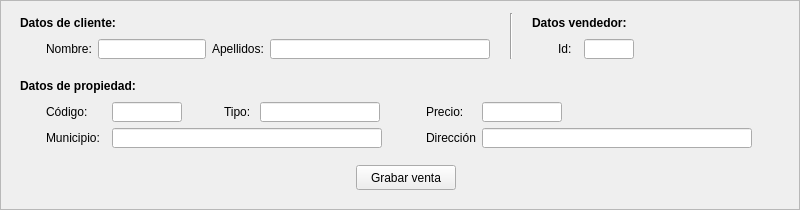
           <widget class="QFrame" name="frame_3">
            <property name="minimumSize">
             <size>
              <width>800</width>
              <height>210</height>
             </size>
            </property>
            <property name="maximumSize">
             <size>
              <width>800</width>
              <height>210</height>
             </size>
            </property>
            <property name="frameShape">
             <enum>QFrame::StyledPanel</enum>
            </property>
            <property name="frameShadow">
             <enum>QFrame::Sunken</enum>
            </property>
            <property name="lineWidth">
             <number>1</number>
            </property>
            <widget class="QWidget" name="layoutWidget">
             <property name="geometry">
              <rect>
               <x>20</x>
               <y>70</y>
               <width>771</width>
               <height>128</height>
              </rect>
             </property>
             <layout class="QGridLayout" name="gridLayout_18">
              <item row="1" column="0">
               <spacer name="verticalSpacer_15">
                <property name="orientation">
                 <enum>Qt::Vertical</enum>
                </property>
                <property name="sizeType">
                 <enum>QSizePolicy::Fixed</enum>
                </property>
                <property name="sizeHint" stdset="0">
                 <size>
                  <width>20</width>
                  <height>5</height>
                 </size>
                </property>
               </spacer>
              </item>
              <item row="2" column="0">
               <layout class="QGridLayout" name="gridLayout_16">
                <item row="0" column="0">
                 <spacer name="horizontalSpacer_66">
                  <property name="orientation">
                   <enum>Qt::Horizontal</enum>
                  </property>
                  <property name="sizeHint" stdset="0">
                   <size>
                    <width>40</width>
                    <height>20</height>
                   </size>
                  </property>
                 </spacer>
                </item>
                <item row="0" column="1">
                 <widget class="QPushButton" name="btnGrabarVenta">
                  <property name="minimumSize">
                   <size>
                    <width>100</width>
                    <height>25</height>
                   </size>
                  </property>
                  <property name="maximumSize">
                   <size>
                    <width>100</width>
                    <height>25</height>
                   </size>
                  </property>
                  <property name="text">
                   <string>Grabar venta</string>
                  </property>
                 </widget>
                </item>
                <item row="0" column="2">
                 <spacer name="horizontalSpacer_65">
                  <property name="orientation">
                   <enum>Qt::Horizontal</enum>
                  </property>
                  <property name="sizeHint" stdset="0">
                   <size>
                    <width>40</width>
                    <height>20</height>
                   </size>
                  </property>
                 </spacer>
                </item>
               </layout>
              </item>
              <item row="0" column="0">
               <layout class="QGridLayout" name="gridLayout_12">
                <item row="1" column="0">
                 <spacer name="horizontalSpacer_59">
                  <property name="orientation">
                   <enum>Qt::Horizontal</enum>
                  </property>
                  <property name="sizeType">
                   <enum>QSizePolicy::Fixed</enum>
                  </property>
                  <property name="sizeHint" stdset="0">
                   <size>
                    <width>20</width>
                    <height>13</height>
                   </size>
                  </property>
                 </spacer>
                </item>
                <item row="0" column="0" colspan="2">
                 <widget class="QLabel" name="label_9">
                  <property name="minimumSize">
                   <size>
                    <width>0</width>
                    <height>20</height>
                   </size>
                  </property>
                  <property name="maximumSize">
                   <size>
                    <width>16777215</width>
                    <height>20</height>
                   </size>
                  </property>
                  <property name="font">
                   <font>
                    <weight>75</weight>
                    <bold>true</bold>
                   </font>
                  </property>
                  <property name="text">
                   <string>Datos de propiedad:</string>
                  </property>
                 </widget>
                </item>
                <item row="1" column="1">
                 <layout class="QHBoxLayout" name="horizontalLayout_48">
                  <item>
                   <widget class="QLabel" name="label_10">
                    <property name="minimumSize">
                     <size>
                      <width>60</width>
                      <height>20</height>
                     </size>
                    </property>
                    <property name="maximumSize">
                     <size>
                      <width>60</width>
                      <height>20</height>
                     </size>
                    </property>
                    <property name="text">
                     <string>Código:  </string>
                    </property>
                   </widget>
                  </item>
                  <item>
                   <widget class="QLineEdit" name="txtcodpropfac">
                    <property name="enabled">
                     <bool>true</bool>
                    </property>
                    <property name="minimumSize">
                     <size>
                      <width>70</width>
                      <height>20</height>
                     </size>
                    </property>
                    <property name="maximumSize">
                     <size>
                      <width>70</width>
                      <height>20</height>
                     </size>
                    </property>
                    <property name="readOnly">
                     <bool>true</bool>
                    </property>
                   </widget>
                  </item>
                  <item>
                   <spacer name="horizontalSpacer_62">
                    <property name="orientation">
                     <enum>Qt::Horizontal</enum>
                    </property>
                    <property name="sizeType">
                     <enum>QSizePolicy::Expanding</enum>
                    </property>
                    <property name="sizeHint" stdset="0">
                     <size>
                      <width>35</width>
                      <height>20</height>
                     </size>
                    </property>
                   </spacer>
                  </item>
                 </layout>
                </item>
                <item row="1" column="3">
                 <layout class="QHBoxLayout" name="horizontalLayout_50">
                  <item>
                   <widget class="QLabel" name="label_12">
                    <property name="minimumSize">
                     <size>
                      <width>50</width>
                      <height>20</height>
                     </size>
                    </property>
                    <property name="maximumSize">
                     <size>
                      <width>50</width>
                      <height>20</height>
                     </size>
                    </property>
                    <property name="text">
                     <string>Precio:</string>
                    </property>
                   </widget>
                  </item>
                  <item>
                   <widget class="QLineEdit" name="txtpreciofac">
                    <property name="enabled">
                     <bool>true</bool>
                    </property>
                    <property name="minimumSize">
                     <size>
                      <width>80</width>
                      <height>20</height>
                     </size>
                    </property>
                    <property name="maximumSize">
                     <size>
                      <width>80</width>
                      <height>20</height>
                     </size>
                    </property>
                    <property name="readOnly">
                     <bool>true</bool>
                    </property>
                   </widget>
                  </item>
                  <item>
                   <spacer name="horizontalSpacer_61">
                    <property name="orientation">
                     <enum>Qt::Horizontal</enum>
                    </property>
                    <property name="sizeType">
                     <enum>QSizePolicy::Expanding</enum>
                    </property>
                    <property name="sizeHint" stdset="0">
                     <size>
                      <width>180</width>
                      <height>20</height>
                     </size>
                    </property>
                   </spacer>
                  </item>
                 </layout>
                </item>
                <item row="2" column="3">
                 <layout class="QHBoxLayout" name="horizontalLayout_51">
                  <item>
                   <widget class="QLabel" name="label_22">
                    <property name="minimumSize">
                     <size>
                      <width>50</width>
                      <height>20</height>
                     </size>
                    </property>
                    <property name="maximumSize">
                     <size>
                      <width>50</width>
                      <height>20</height>
                     </size>
                    </property>
                    <property name="text">
                     <string>Dirección:</string>
                    </property>
                   </widget>
                  </item>
                  <item>
                   <widget class="QLineEdit" name="txtdirpropfac">
                    <property name="enabled">
                     <bool>true</bool>
                    </property>
                    <property name="minimumSize">
                     <size>
                      <width>270</width>
                      <height>20</height>
                     </size>
                    </property>
                    <property name="maximumSize">
                     <size>
                      <width>270</width>
                      <height>20</height>
                     </size>
                    </property>
                    <property name="readOnly">
                     <bool>true</bool>
                    </property>
                   </widget>
                  </item>
                  <item>
                   <spacer name="horizontalSpacer_70">
                    <property name="orientation">
                     <enum>Qt::Horizontal</enum>
                    </property>
                    <property name="sizeHint" stdset="0">
                     <size>
                      <width>40</width>
                      <height>20</height>
                     </size>
                    </property>
                   </spacer>
                  </item>
                 </layout>
                </item>
                <item row="2" column="1" colspan="2">
                 <layout class="QHBoxLayout" name="horizontalLayout_52">
                  <item>
                   <widget class="QLabel" name="label_21">
                    <property name="minimumSize">
                     <size>
                      <width>60</width>
                      <height>20</height>
                     </size>
                    </property>
                    <property name="maximumSize">
                     <size>
                      <width>60</width>
                      <height>20</height>
                     </size>
                    </property>
                    <property name="text">
                     <string>Municipio:</string>
                    </property>
                   </widget>
                  </item>
                  <item>
                   <widget class="QLineEdit" name="txtmunipropfac">
                    <property name="enabled">
                     <bool>true</bool>
                    </property>
                    <property name="minimumSize">
                     <size>
                      <width>270</width>
                      <height>20</height>
                     </size>
                    </property>
                    <property name="maximumSize">
                     <size>
                      <width>270</width>
                      <height>20</height>
                     </size>
                    </property>
                    <property name="readOnly">
                     <bool>true</bool>
                    </property>
                   </widget>
                  </item>
                  <item>
                   <spacer name="horizontalSpacer_67">
                    <property name="orientation">
                     <enum>Qt::Horizontal</enum>
                    </property>
                    <property name="sizeHint" stdset="0">
                     <size>
                      <width>40</width>
                      <height>20</height>
                     </size>
                    </property>
                   </spacer>
                  </item>
                 </layout>
                </item>
                <item row="1" column="2">
                 <layout class="QHBoxLayout" name="horizontalLayout_49">
                  <item>
                   <widget class="QLabel" name="label_11">
                    <property name="minimumSize">
                     <size>
                      <width>30</width>
                      <height>20</height>
                     </size>
                    </property>
                    <property name="maximumSize">
                     <size>
                      <width>30</width>
                      <height>20</height>
                     </size>
                    </property>
                    <property name="text">
                     <string>Tipo:</string>
                    </property>
                   </widget>
                  </item>
                  <item>
                   <widget class="QLineEdit" name="txttipopropfac">
                    <property name="enabled">
                     <bool>true</bool>
                    </property>
                    <property name="minimumSize">
                     <size>
                      <width>120</width>
                      <height>20</height>
                     </size>
                    </property>
                    <property name="maximumSize">
                     <size>
                      <width>120</width>
                      <height>20</height>
                     </size>
                    </property>
                    <property name="readOnly">
                     <bool>true</bool>
                    </property>
                   </widget>
                  </item>
                  <item>
                   <spacer name="horizontalSpacer_69">
                    <property name="orientation">
                     <enum>Qt::Horizontal</enum>
                    </property>
                    <property name="sizeType">
                     <enum>QSizePolicy::Fixed</enum>
                    </property>
                    <property name="sizeHint" stdset="0">
                     <size>
                      <width>40</width>
                      <height>20</height>
                     </size>
                    </property>
                   </spacer>
                  </item>
                 </layout>
                </item>
               </layout>
              </item>
             </layout>
            </widget>
            <widget class="QWidget" name="layoutWidget">
             <property name="geometry">
              <rect>
               <x>20</x>
               <y>10</y>
               <width>771</width>
               <height>53</height>
              </rect>
             </property>
             <layout class="QGridLayout" name="gridLayout_17">
              <item row="0" column="1">
               <widget class="Line" name="line_4">
                <property name="minimumSize">
                 <size>
                  <width>30</width>
                  <height>0</height>
                 </size>
                </property>
                <property name="maximumSize">
                 <size>
                  <width>30</width>
                  <height>16777215</height>
                 </size>
                </property>
                <property name="orientation">
                 <enum>Qt::Vertical</enum>
                </property>
               </widget>
              </item>
              <item row="0" column="0">
               <layout class="QGridLayout" name="gridLayout_10">
                <item row="1" column="1">
                 <layout class="QHBoxLayout" name="horizontalLayout_42">
                  <item>
                   <widget class="QLabel" name="label_5">
                    <property name="minimumSize">
                     <size>
                      <width>0</width>
                      <height>20</height>
                     </size>
                    </property>
                    <property name="maximumSize">
                     <size>
                      <width>16777215</width>
                      <height>20</height>
                     </size>
                    </property>
                    <property name="text">
                     <string>Nombre:</string>
                    </property>
                   </widget>
                  </item>
                  <item>
                   <widget class="QLineEdit" name="txtnomeclifac">
                    <property name="enabled">
                     <bool>true</bool>
                    </property>
                    <property name="minimumSize">
                     <size>
                      <width>0</width>
                      <height>20</height>
                     </size>
                    </property>
                    <property name="maximumSize">
                     <size>
                      <width>16777215</width>
                      <height>20</height>
                     </size>
                    </property>
                    <property name="readOnly">
                     <bool>true</bool>
                    </property>
                   </widget>
                  </item>
                 </layout>
                </item>
                <item row="1" column="0">
                 <spacer name="horizontalSpacer_57">
                  <property name="orientation">
                   <enum>Qt::Horizontal</enum>
                  </property>
                  <property name="sizeType">
                   <enum>QSizePolicy::Fixed</enum>
                  </property>
                  <property name="sizeHint" stdset="0">
                   <size>
                    <width>20</width>
                    <height>13</height>
                   </size>
                  </property>
                 </spacer>
                </item>
                <item row="0" column="0" colspan="2">
                 <widget class="QLabel" name="label_7">
                  <property name="minimumSize">
                   <size>
                    <width>100</width>
                    <height>20</height>
                   </size>
                  </property>
                  <property name="maximumSize">
                   <size>
                    <width>100</width>
                    <height>20</height>
                   </size>
                  </property>
                  <property name="font">
                   <font>
                    <weight>75</weight>
                    <bold>true</bold>
                   </font>
                  </property>
                  <property name="text">
                   <string>Datos de cliente:</string>
                  </property>
                 </widget>
                </item>
                <item row="1" column="2">
                 <layout class="QHBoxLayout" name="horizontalLayout_43">
                  <item>
                   <widget class="QLabel" name="label_6">
                    <property name="minimumSize">
                     <size>
                      <width>0</width>
                      <height>20</height>
                     </size>
                    </property>
                    <property name="maximumSize">
                     <size>
                      <width>16777215</width>
                      <height>20</height>
                     </size>
                    </property>
                    <property name="text">
                     <string>Apellidos:</string>
                    </property>
                   </widget>
                  </item>
                  <item>
                   <widget class="QLineEdit" name="txtapelclifac">
                    <property name="enabled">
                     <bool>true</bool>
                    </property>
                    <property name="minimumSize">
                     <size>
                      <width>220</width>
                      <height>20</height>
                     </size>
                    </property>
                    <property name="maximumSize">
                     <size>
                      <width>220</width>
                      <height>20</height>
                     </size>
                    </property>
                    <property name="readOnly">
                     <bool>true</bool>
                    </property>
                   </widget>
                  </item>
                 </layout>
                </item>
               </layout>
              </item>
              <item row="0" column="2">
               <layout class="QGridLayout" name="gridLayout_13">
                <item row="0" column="0" colspan="2">
                 <widget class="QLabel" name="label_23">
                  <property name="minimumSize">
                   <size>
                    <width>100</width>
                    <height>20</height>
                   </size>
                  </property>
                  <property name="maximumSize">
                   <size>
                    <width>100</width>
                    <height>20</height>
                   </size>
                  </property>
                  <property name="font">
                   <font>
                    <weight>75</weight>
                    <bold>true</bold>
                   </font>
                  </property>
                  <property name="text">
                   <string>Datos vendedor:</string>
                  </property>
                 </widget>
                </item>
                <item row="1" column="0">
                 <spacer name="horizontalSpacer_60">
                  <property name="orientation">
                   <enum>Qt::Horizontal</enum>
                  </property>
                  <property name="sizeType">
                   <enum>QSizePolicy::Fixed</enum>
                  </property>
                  <property name="sizeHint" stdset="0">
                   <size>
                    <width>20</width>
                    <height>13</height>
                   </size>
                  </property>
                 </spacer>
                </item>
                <item row="1" column="1">
                 <layout class="QHBoxLayout" name="horizontalLayout_53">
                  <item>
                   <widget class="QLabel" name="label_24">
                    <property name="minimumSize">
                     <size>
                      <width>20</width>
                      <height>20</height>
                     </size>
                    </property>
                    <property name="maximumSize">
                     <size>
                      <width>20</width>
                      <height>20</height>
                     </size>
                    </property>
                    <property name="text">
                     <string>Id:</string>
                    </property>
                   </widget>
                  </item>
                  <item>
                   <widget class="QLineEdit" name="txtidvenfac">
                    <property name="enabled">
                     <bool>true</bool>
                    </property>
                    <property name="minimumSize">
                     <size>
                      <width>50</width>
                      <height>20</height>
                     </size>
                    </property>
                    <property name="maximumSize">
                     <size>
                      <width>50</width>
                      <height>20</height>
                     </size>
                    </property>
                    <property name="readOnly">
                     <bool>true</bool>
                    </property>
                   </widget>
                  </item>
                  <item>
                   <spacer name="horizontalSpacer_68">
                    <property name="orientation">
                     <enum>Qt::Horizontal</enum>
                    </property>
                    <property name="sizeHint" stdset="0">
                     <size>
                      <width>40</width>
                      <height>20</height>
                     </size>
                    </property>
                   </spacer>
                  </item>
                 </layout>
                </item>
               </layout>
              </item>
             </layout>
            </widget>
           </widget>
